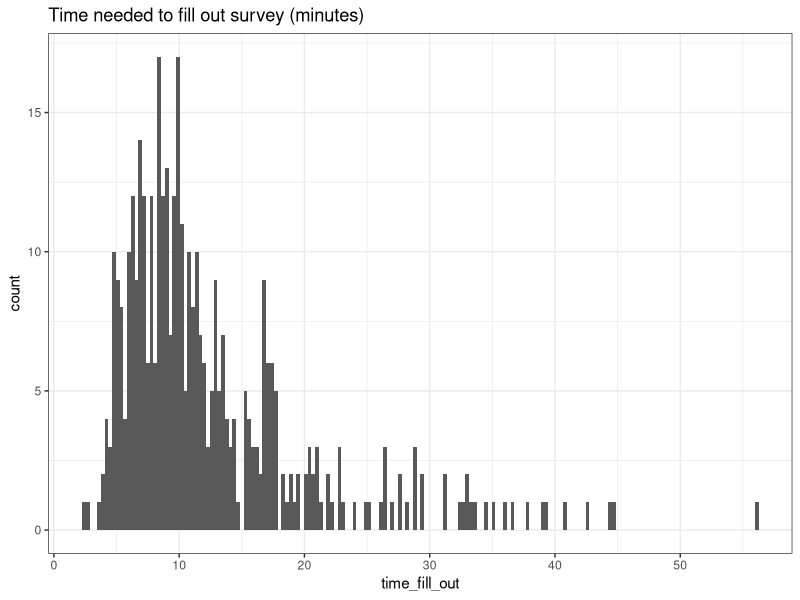

Here is the R script that generated this plot:
#######################################################
## packages and version setup
#######################################################

# ensure version compatibility
# library(checkpoint)
# checkpoint("2020-04-15")

## set up packages
packages <- c("tidyverse")

# write a function to load packages with feedback of success
load_my_packages <- function(package){
  new.package <- packages[!(package %in% installed.packages()[, "Package"])]
  if (length(new.package)) 
    install.packages(new.package, dependencies = TRUE)
  sapply(package, require, character.only = TRUE)
}

# load my packages
load_my_packages(packages)


#######################################################
## read raw data and delete test cases
#######################################################

# read raw data
raw_shoppingCovid19 <- read.csv2("Data/survey_shopCovid_200514.csv", sep=";")

# basic summary of raw data
dim(raw_shoppingCovid19) -> data_read_in

# add time of filling out (batch series) based on the time stamp adding some rounding to end up with an integer batch no.
raw_shoppingCovid19 <- mutate(raw_shoppingCovid19, 
                              time_batch = round((as.numeric(as.POSIXct(strptime(created, format="%Y-%m-%d")))
                                                  - 1585177200) / (24*60*60) /3) +1)
raw_shoppingCovid19$time_batch <- as.factor(raw_shoppingCovid19$time_batch)
table(raw_shoppingCovid19$time_batch)


# delete test cases
test_cases <- "cleanSunBearXXX8rLbOARl9iNgo9YOvPZK4xptF8rbCyRCTGZeHL8-MXLiyIMEF"
raw_shoppingCovid19 <- raw_shoppingCovid19[raw_shoppingCovid19$session != test_cases, ]

# check N
dim(raw_shoppingCovid19) -> data_no_test_cases
data_no_test_cases

# delete incomplete cases
raw_shoppingCovid19 <- raw_shoppingCovid19[!is.na(raw_shoppingCovid19$age2), ] # $age2 was the last variable in the dataset

# check N
dim(raw_shoppingCovid19) -> data_no_incomplete
data_no_incomplete

# check time required to fill out the questionnaire (note that formr time measuring is not 100% reliable)
raw_shoppingCovid19 <- mutate(raw_shoppingCovid19, 
                              time_fill_out = strptime(ended, format="%Y-%m-%d %H:%M:%S") - strptime(created, format="%Y-%m-%d %H:%M:%S"))

which(raw_shoppingCovid19$time_fill_out > 100 )
# plot fill out time
ggplot(subset(raw_shoppingCovid19, time_fill_out < 60), aes(time_fill_out)) +
  geom_histogram(binwidth = 0.3) +
  # geom_histogram(binwidth = 0.1) +
  labs(title="Time needed to fill out survey (minutes)") +
  theme_bw()


#######################################################
## attention check
#######################################################
# disregard missing data on attention_check_1, because this was not an obligatory item (take it as 0)
raw_shoppingCovid19$attention_check_1_noNA <- replace_na(raw_shoppingCovid19$attention_check_1, 5)

# calculate correct answers on the 4 attention check items (3 + age asked twice)
raw_shoppingCovid19 <- mutate(raw_shoppingCovid19, 
                              attention_check_correct = 
                                (attention_check_1_noNA == "5") + (attention_check_2 == "1") + (attention_check_3 == "2") +
                                (age == age2) + (age == age2 +1) + (age == age2 -1))

# create an error variable
raw_shoppingCovid19 <- mutate(raw_shoppingCovid19, 
                                                    attention_check_error = (4 - attention_check_correct))

# display attention check errors
table(raw_shoppingCovid19$attention_check_error)

# exclude those with more than 1 errors
raw_shoppingCovid19 <- raw_shoppingCovid19[raw_shoppingCovid19$attention_check_error < 2, ]

dim(raw_shoppingCovid19) -> data_no_excess_errors
data_no_excess_errors

#######################################################
## calculate lie scale
#######################################################
# SDS, the "lie" scale, where 1 = false, 2 = true
# first reverse items
raw_shoppingCovid19$sds_1 <- 3 - raw_shoppingCovid19$sds_1r
raw_shoppingCovid19$sds_2 <- 3 - raw_shoppingCovid19$sds_2r
raw_shoppingCovid19$sds_3 <- 3 - raw_shoppingCovid19$sds_3r
raw_shoppingCovid19$sds_4 <- 3 - raw_shoppingCovid19$sds_4r
raw_shoppingCovid19$sds_5 <- 3 - raw_shoppingCovid19$sds_5r

# calculate scale, where low scores mean that the participant is "too good to be true"
raw_shoppingCovid19$SDS_honesty <- rowSums(raw_shoppingCovid19[, grep("sds_\\d+$", colnames(raw_shoppingCovid19), value=T)], na.rm=F)

# exclude participants where lie scale is too high
raw_shoppingCovid19 <- raw_shoppingCovid19[raw_shoppingCovid19$SDS_honesty > 10, ]
dim(raw_shoppingCovid19) -> no_liers

#######################################################
## summary of cleaning and final data
#######################################################

excluded_data <- list(
  "raw data read in" = data_read_in, 
  "data without the test cases" = data_no_test_cases, 
  "data without incomplete cases (on age2)" = data_no_incomplete, 
  "data without participants making too many errors (>1)" = data_no_excess_errors, 
  "data without liers" = no_liers)
excluded_data

# save final data
write_rds(raw_shoppingCovid19, path="Data/raw_shoppingCovid19_clean.rds")

raw_shoppingCovid19[, "feedback"]
levels(raw_shoppingCovid19[, "BAs_other_text"])


